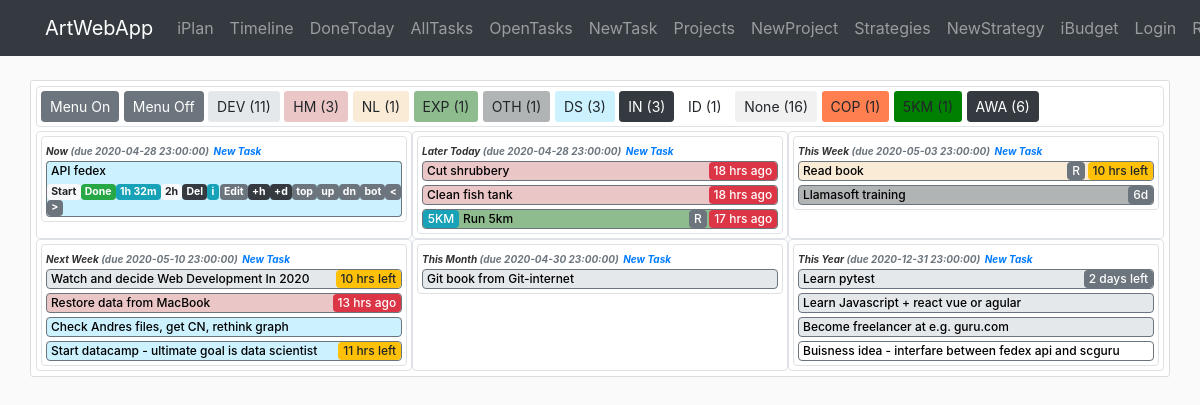
The app's page /iplan/timeline with its own data.
### awa/iplan/models.py (models this page shows, shortened)
class Strategy(db.Model):
    id = db.Column(db.Integer, primary_key=True)
    name = db.Column(db.String(40), nullable=False)
    symbol = db.Column(db.String(3))
    desc = db.Column(db.Text)
    color = db.Column(db.String(7))
    order = db.Column(db.Integer)
    time_creation = db.Column(db.DateTime, default=datetime.now)
    time_completion = db.Column(db.DateTime)
    show_timeline = db.Column(db.Boolean, default=True, nullable=False)
    category = db.Column(db.String(20), nullable=True)
    br_task = db.relationship('Task', backref='strategy')  # todo: lazy=True - test that later

class Project(db.Model):
    id = db.Column(db.Integer, primary_key=True)
    name = db.Column(db.String(40), nullable=False)
    symbol = db.Column(db.String(3))
    desc = db.Column(db.Text)
    category = db.Column(db.String(20))
    color = db.Column(db.String(7))
    order = db.Column(db.Integer)
    time_creation = db.Column(db.DateTime, default=datetime.now)
    time_completion = db.Column(db.DateTime)
    time_due = db.Column(db.DateTime)
    duration_plan = db.Column(db.Interval, nullable=False, default=timedelta(0))
    show_timeline = db.Column(db.Boolean, default=True, nullable=False)
    br_task = db.relationship('Task', backref='project')  # todo: lazy=True - test that later

class Task(db.Model):
    id = db.Column(db.Integer, primary_key=True)
    name = db.Column(db.String(140), nullable=False)
    desc = db.Column(db.Text)
    category = db.Column(db.String(20))
    frequency = db.Column(db.String(10))
    frequency_days = db.Column(db.Integer)
    time_creation = db.Column(db.DateTime, default=datetime.now)
    time_completion = db.Column(db.DateTime)
    time_due = db.Column(db.DateTime)
    time_line = db.Column(db.String(20))
    duration_plan = db.Column(db.Interval, nullable=False, default=timedelta(0))
    duration_real = db.Column(db.Interval, nullable=False, default=timedelta(0))
    timer_start = db.Column(db.DateTime)
    order = db.Column(db.Integer)
    show_menu = db.Column(db.Boolean, default=True, nullable=False)
    id_strategy = db.Column(db.Integer, db.ForeignKey('strategy.id'), nullable=False)
    id_project = db.Column(db.Integer, db.ForeignKey('project.id'))
    def __repr__(self):
        return f"Task(id='{self.id}', name='{self.name}', desc='{self.desc}', category='{self.category}'," \
               f" frequency='{self.frequency}', frequency_days='{self.frequency_days}'," \
               f" time_creation='{self.time_creation}', time_completion='{self.time_completion}'," \
               f" time_due='{self.time_due}', time_line='{self.time_line}', duration_plan='{self.duration_plan}'," \
               f" duration_real='{self.duration_real}', timer_start='{self.timer_start}', order='{self.order}'," \
               f" show_menu='{self.show_menu}', id_strategy='{self.id_strategy}', id_project='{self.id_project}')"

### awa/iplan/routes.py (the view)
@iplan.route('/iplan/timeline', methods=['GET', 'POST'])
def timeline():
    tasks = Task.query.filter(Task.time_completion.is_(None)).order_by(Task.order).all()
    strategies = Strategy.query.all()
    projects = Project.query.all()
    count_tasks_strategy = dict(zip([strategy.id for strategy in strategies], [0 for _ in range(len(strategies))]))
    count_tasks_project = dict(zip([project.id for project in projects], [0 for _ in range(len(projects))]))
    for task in tasks:
        if task.strategy.id in count_tasks_strategy:
            count_tasks_strategy[task.strategy.id] += 1
        if task.project.id in count_tasks_project:
            count_tasks_project[task.project.id] += 1
    return render_template('iplan/timeline.html', tasks=tasks, TimeLine=TimeLine, strategies=strategies, projects=projects,
                           count_tasks_strategy=count_tasks_strategy, count_tasks_project=count_tasks_project,
                           string_from_duration=string_from_duration, now=datetime.now())

### awa/iplan/utils.py (called while the page is built)
def string_from_duration(x):
    if x is None or x.total_seconds() == 0:
        return '0h 0m'
    total_seconds = x.total_seconds()
    days = total_seconds // 86400
    total_seconds -= days * 86400
    hours = total_seconds // 3600
    total_seconds -= hours * 3600
    minutes = total_seconds // 60
    total_seconds -= minutes * 60
    seconds = total_seconds
    duration_items = [(days, 'd'), (hours, 'h'), (minutes, 'm'), (seconds, 's')]
    non_zero_items = 0
    for item in duration_items:
        if item[0] != 0:
            non_zero_items += 1
    if non_zero_items > 2:
        duration_items.pop(-1)
    outcome = ''
    for item in duration_items:
        if item[0] != 0:
            outcome += f'{int(item[0])}{item[1]} '
    return outcome[:-1]

    @staticmethod
    def progress_indicator(time_creation, timeline_category):
        for indicator in TimeLine._progress_breakpoints:
            if timeline_category == indicator[0]:  # Check on timeline category
                seconds_since_creation = (datetime.now()-time_creation).total_seconds()
                uom_since_creation = int(seconds_since_creation / TimeLine._seconds_in_unites[indicator[1]])
                if uom_since_creation >= indicator[2][0] and uom_since_creation < indicator[2][1]:
                    return f'{uom_since_creation}{indicator[1]}', TimeLine._progress_colors['attention']
                elif uom_since_creation >= indicator[2][1]:
                    return f'{uom_since_creation}{indicator[1]}', TimeLine._progress_colors['warning']
                else:
                    return None

    @staticmethod
    def get_msg_for_timeuom(uom, value):
        msg = None
        if uom == 'h':
            msg = 'hrs'
        elif uom == 'd':
            msg = 'days'
        elif uom == 'm':
            msg = 'months'
        elif uom == 'w':
            msg = 'weeks'
        else:
            msg = '???'
        if value == 1:
            msg = msg[:-1]
        return msg

### awa/templates/iplan/timeline.html (shortened to what this page needs)
{% extends "layout.html" %}
{% block content %}
<div class="container">
    <div class="row content-section">
        <div class="col-md-12 border p-1 rounded mb-1 ">
            <a  href="{{url_for('iplan.show_menu_all', state='on') }}" class="btn btn-secondary btn-sm" role="button">Menu On</a>
            <a  href="{{url_for('iplan.show_menu_all', state='off') }}" class="btn btn-secondary btn-sm" role="button">Menu Off</a>
            {% for strategy in strategies %}
                {% if count_tasks_strategy[strategy.id] > 0%}
                    {% if strategy.show_timeline %}
                        <a  href="{{url_for('iplan.show_strategy_timeline', id_strategy=strategy.id) }}" class="btn btn-sm" style="background-color:{{strategy.color}}" role="button">{{strategy.symbol}} ({{count_tasks_strategy[strategy.id]}})</a>
                    {% else %}
                        <a  href="{{url_for('iplan.show_strategy_timeline', id_strategy=strategy.id) }}" class="btn btn-dark btn-sm" role="button">{{strategy.symbol}} ({{count_tasks_strategy[strategy.id]}})</a>
                    {% endif %}
                {% endif %}
            {% endfor %}
            {% for project in projects %}
                {% if count_tasks_project[project.id] > 0%}
                    {% if project.show_timeline %}
                        <a  href="{{url_for('iplan.show_project_timeline', id_project=project.id) }}" class="btn btn-sm" style="background-color:{{project.color}}" role="button">{{project.symbol}} ({{count_tasks_project[project.id]}})</a>
                    {% else %}
                        <a  href="{{url_for('iplan.show_project_timeline', id_project=project.id) }}" class="btn btn-dark btn-sm" role="button">{{project.symbol}} ({{count_tasks_project[project.id]}})</a>
                    {% endif %}
                {% endif %}
            {% endfor %}
        </div>
        {% for timeline in TimeLine.categories %}
        <div class="col-md-4 border p-1 rounded">
            <div class="col-12 border timeline_task_border rounded p-0">
                <small class="timeline_header ml-1">{{ timeline }} </small>
                <small class="timeline_header text-muted">(due {{TimeLine.duedate_per_category_for_new_tasks(timeline)}})</small>
                <a href="{{ url_for('iplan.task_create', timeline_category=timeline) }}"><small class="timeline_header text-primary">New Task</small></a>
                {% for task in tasks %}
                    {% if task.time_line == timeline and task.strategy.show_timeline and task.project.show_timeline %}
                        {% if task.show_menu == False %}
                            <div class="row rounded border border border-secondary timeline_task_name pl-0  mb-1 ml-1 mr-1" style="background-color:{{task.strategy.color}}">
                                {% if TimeLine.progress_indicator(task.time_creation, timeline)[0] %}
                                    {% if task.project.symbol != 'None' %}
                                        <div class="col-auto p-0 m-0">
                                            <small class="badge badge-info progress_indicator">{{task.project.symbol}}</small>
                                        </div>
                                    {% endif %}
                                    <div class="col text-truncate p-0 pl-1 m-0 mr-1">
                                        <a href="{{url_for('iplan.show_menu', id_task=task.id, state='on') }}" class="show_menu_links" title="{{task.name}}">{{task.name}}</a>
                                    </div>
                                    <div class="col-auto p-0 m-0 text-right">
                                        {% if task.frequency == 'Repeatable' %}
                                            <small class="badge badge-secondary progress_indicator">R</small>
                                        {% endif %}
                                        {% if TimeLine.duedate_indicator(task.time_due)[0] %}
                                            <small class="{{TimeLine.duedate_indicator(task.time_due)[1]}} m-0 progress_indicator">{{TimeLine.duedate_indicator(task.time_due)[0]}}</small>
                                        {% else %}
                                            <small class="{{TimeLine.progress_indicator(task.time_creation, timeline)[1]}}  progress_indicator">{{TimeLine.progress_indicator(task.time_creation, timeline)[0]}}</small>
                                        {% endif %}
                                    </div>
                                {% else %}
                                    <div class="col text-truncate p-0 pl-1 m-0 mr-1">
                                        <a href="{{url_for('iplan.show_menu', id_task=task.id, state='on') }}" class="show_menu_links" title="{{task.name}}">{{task.name}}</a>
                                    </div>
                                    <div class="col-auto p-0 m-0 text-right">
                                    {% if task.frequency == 'Repeatable' %}
                                        <small class="badge badge-secondary progress_indicator">R</small>
                                    {% endif %}
                                    {% if TimeLine.duedate_indicator(task.time_due)[0] %}
                                        <small class="{{TimeLine.duedate_indicator(task.time_due)[1]}} progress_indicator">{{TimeLine.duedate_indicator(task.time_due)[0]}}</small>
                                    {% endif %}
                                    </div>
                                {% endif %}
                            </div>
                        {% else %}
                            <div class="row rounded-top border border-bottom-0 border-secondary timeline_task_name pl-1 pb-1 ml-1 mr-1" style="background-color:{{task.strategy.color}}">
                                <a href="{{url_for('iplan.show_menu', id_task=task.id, state='off') }}" class="show_menu_links">{{task.name}}</a>
                            </div>
                            <div class="row rounded-bottom border border-top-0 border-secondary timeline_task_buttons mb-1 ml-1 mr-1" style="background-color:{{task.strategy.color}}">
                                {% if task.timer_start %}
                                    <a href="{{url_for('iplan.task_timer_start', id_task=task.id) }}" class="badge badge-light">Reset</a>
                                    <a href="{{url_for('iplan.task_timer_end', id_task=task.id) }}" class="badge badge-danger">Stop</a>
                                {% else %}
                                    <a href="{{url_for('iplan.task_timer_start', id_task=task.id) }}" class="badge badge-light">Start</a>
                                    {% if task.time_completion %}
                                        <a href="{{url_for('iplan.task_restore', id_task=task.id)}}" class="badge badge-primary">Restore</a>
                                    {% else %}
                                        {% if task.frequency == 'OneTime' %}
                                            <a href="{{url_for('iplan.task_complete', id_task=task.id)}}" class="badge badge-success">Done</a>
                                        {% else %}
                                            <a href="{{url_for('iplan.task_complete', id_task=task.id)}}" class="badge badge-success">Done+</a>
                                        {% endif %}
                                    {% endif %}
                                {% endif%}
                                <a href="#" class="badge badge-info">{{string_from_duration(task.duration_real)}}</a>
                                <a href="#" class="badge badge-light">{{string_from_duration(task.duration_plan)}}</a>
                                <a href="{{url_for('iplan.task_delete', id_task=task.id) }}" class="badge badge-dark">Del</a>
                                <a href="#" data-toggle="tooltip" class="badge badge-info" data-html="true" title="{{task}}">i</a>
                                <a href="{{url_for('iplan.task_update', id_task=task.id) }}" class="badge badge-secondary ml-auto">Edit</a>
                                <a href="{{url_for('iplan.task_postpone', id_task=task.id, duration='h') }}" class="badge badge-dark">+h</a>
                                <a href="{{url_for('iplan.task_postpone', id_task=task.id, duration='d') }}" class="badge badge-dark">+d</a>
                                <a href="{{url_for('iplan.task_move', id_task=task.id, direction='top')}}" class="badge badge-secondary">top</a>
                                <a href="{{url_for('iplan.task_move', id_task=task.id, direction='up')}}" class="badge badge-secondary">up</a>
                                <a href="{{url_for('iplan.task_move', id_task=task.id, direction='down')}}" class="badge badge-secondary">dn</a>
                                <a href="{{url_for('iplan.task_move', id_task=task.id, direction='bottom')}}" class="badge badge-secondary">bot</a>
                                <a href="{{url_for('iplan.task_move_timeline', id_task=task.id, direction='previous') }}" class="badge badge-secondary"><</a>
                                <a href="{{url_for('iplan.task_move_timeline', id_task=task.id, direction='next') }}" class="badge badge-secondary">></a>
                            </div>
                        {% endif %}
                    {% endif %}
                {% endfor %}
            </div>
        </div>
        {% endfor %}
    </div>
</div>
{% endblock content %}

### awa/static/main.css (style rules this page uses)
body { background: #fafafa; color: #333333; margin-top: 5rem; }
.content-section { background: #ffffff; padding: 5px 5px; border: 1px solid #dddddd; border-radius: 3px; margin-bottom: 10px; }
.timeline_header { font-size: 10px; font-style: italic; font-weight: bold; }
.timeline_task_name { font-size: 12px; font-weight: bold; }
.timeline_task_buttons { font-size: 14px; }
.show_menu_links { color:#000; font-size: 12px; display: inline-block; font-weight: 500; }
.progress_indicator { font-size: 12px; font-weight: 500; }

### records on screen
Strategy: symbol "DEV", count_tasks_strategy "11"
Strategy: symbol "HM", count_tasks_strategy "3"
Strategy: symbol "NL", count_tasks_strategy "1"
Strategy: symbol "EXP", show_timeline "1"
Strategy: symbol "OTH", show_timeline "1"
Strategy: symbol "DS", count_tasks_strategy "3"
Strategy: symbol "IN", count_tasks_strategy "3"
Strategy: symbol "ID", show_timeline "1"
Project: symbol "None", count_tasks_project "16"
Project: symbol "COP", show_timeline "1"
Project: symbol "5KM", show_timeline "1"
Project: symbol "AWA", count_tasks_project "6"
Task: name "API fedex", duration_real "1h 32m", duration_plan "2h"
Task: name "Cut shrubbery", time_due "18 hrs ago"
Task: name "Clean fish tank", time_due "18 hrs ago"
Task: project.symbol "5KM", name "Run 5km", frequency "R", time_due "17 hrs ago"
Task: name "Read book", frequency "R", time_due "10 hrs left"
Task: name "Llamasoft training", time_creation "6d"
Task: name "Watch and decide Web Development In 2020", time_due "10 hrs left"
Task: name "Restore data from MacBook", time_due "13 hrs ago"
Task: name "Check Andres files, get CN, rethink graph"
Task: name "Start datacamp - ultimate goal is data scientist", time_due "11 hrs left"
Task: name "Git book from Git-internet"
Task: name "Learn pytest", time_due "2 days left"
Task: name "Learn Javascript + react vue or agular"
Task: name "Become freelancer at e.g. guru.com"
Task: name "Buisness idea - interfare between fedex api and scguru"

### other values on screen
{{ timeline }} "Now" "Later Today" "This Week" "Next Week" "This Month" "This Year"
{{ TimeLine.duedate_per_category_for_new_tasks(timeline) }} "2020-04-28 23:00:00" "2020-04-28 23:00:00" "2020-05-03 23:00:00" "2020-05-10 23:00:00" "2020-04-30 23:00:00" "2020-12-31 23:00:00"
